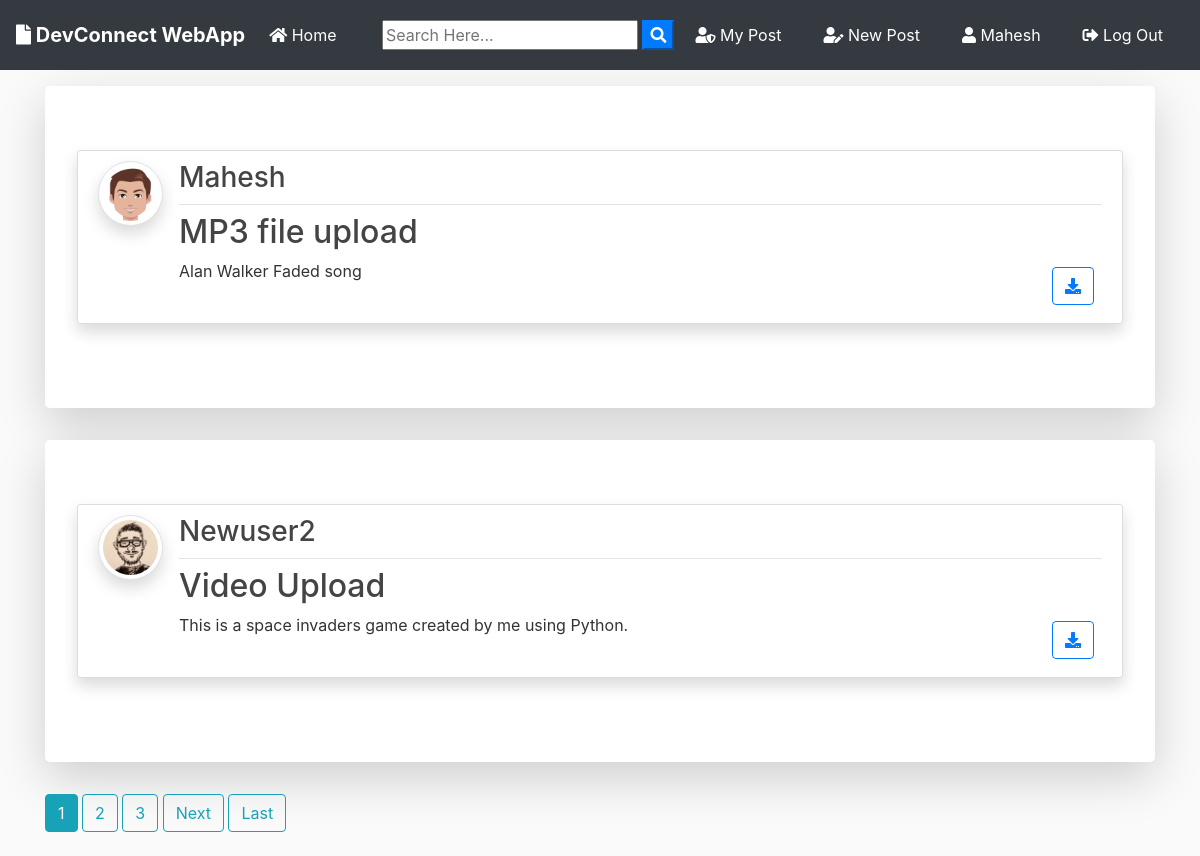
The app's page / (signed in) with its own data.
### blog/models.py (models this page shows, shortened)
class Post(models.Model):
	title = models.CharField(max_length=100)
	file = models.FileField(null=True,blank=True,upload_to='Files')
	content = models.TextField()
	date_posted = models.DateTimeField(default=timezone.now)
	author = models.ForeignKey(User, on_delete=models.CASCADE)

### users/models.py (models this page shows, shortened)
class Profile(models.Model):
    user = models.OneToOneField(User, on_delete=models.CASCADE)
    image = models.ImageField(default='default.jpg', upload_to='profile_pics')

### blog/views.py (the view)
# urls.py: path('', PostListView.as_view(), name='blog-home'),
class PostListView(ListView):
    model = Post
    template_name = 'blog/home.html'  # <app>/<model>_<viewtype>.html
    context_object_name = 'posts'
    ordering = ['-date_posted']
    paginate_by = 2

### blog/templates/blog/home.html (shortened to what this page needs)
{% extends "blog/base.html" %}
{% block content %}
    {% for post in posts %}
      <div class="jumbotron mt-3 bg-white shadow-lg">
      <article class="media content-section shadow">
        <a href="{{ post.author.profile.image.url }} " target="_blank"> <img src="{{ post.author.profile.image.url }}  " alt="" class="article-img rounded-circle img-thumbnail img-fluid shadow">
        </a>
        <div class="media-body">
          <div class="article-metadata d-flex justify-content-between">
            <a class="mr-2 " href="{% url 'user-posts' post.author.username  %}"><h3>{{ post.author }}</h3></a>
          </div>
          <h2><a class="article-title text-justify " href="{% url 'post-detail' post.id %}">{{ post.title }}</a></h2>
          <div class="d-flex justify-content-between">
            <p class="article-content text-justify text-truncate overflow-hidden">{{ post.content }}</p>
            {% if post.file %}
          <div class="form-group mt-0 pt-0  m-2">
            <a class="btn btn-outline-primary  btn-d "  href="{{ post.file.url }}"  download type="submit"><i class="fas fa-download"></i></a>
          </div>
          {% endif %}
          </div>
        </div>
      </article>
      </div>
    {% endfor %}
    {% if is_paginated %}
      {% for num in page_obj.paginator.page_range %}
        {% if page_obj.number == num %}
          <a class="btn btn-info mb-4" href="?page={{ num }}">{{ num }}</a>
        {% elif num > page_obj.number|add:'-3' and num < page_obj.number|add:'3' %}
          <a class="btn btn-outline-info mb-4" href="?page={{ num }}">{{ num }}</a>
        {% endif %}
      {% endfor %}
      {% if page_obj.has_next %}
        <a class="btn btn-outline-info mb-4" href="?page={{ page_obj.next_page_number }}">Next</a>
        <a class="btn btn-outline-info mb-4" href="?page={{ page_obj.paginator.num_pages }}">Last</a>
      {% endif %}
    {% endif %}
{% endblock content %}

### blog/templates/blog/base.html (shortened to what this page needs)
{% load static %}
<!doctype html>
<html lang="en">
  <head>
    <link rel="stylesheet" href="https://stackpath.bootstrapcdn.com/bootstrap/4.3.1/css/bootstrap.min.css">
    <link rel="stylesheet" href="https://use.fontawesome.com/releases/v5.8.1/css/all.css" >
    <link rel="stylesheet" href="{% static 'blog/main.css' %}">
</head>
  <body>
        <nav class="navbar navbar-expand-lg navbar-dark bg-dark">
                <a class="navbar-brand font-weight-bold" href="{% url 'blog-home' %}"><i class="fas fa-file"></i> DevConnect WebApp</a>
                <div class="collapse navbar-collapse" id="navbarSupportedContent">
                  <ul class="navbar-nav mr-auto">
                    <li class="nav-item active">
                      <a class="nav-link" href="{% url 'blog-home' %}"><i class="fas fa-home"></i> Home <span class="sr-only">(current)</span></a>
                    </li>
                  </ul>
                  <form id="searchform" action="{% url 'search' %}" method="get">
                    <input type="text" name="q" type="text" value="{{ request.GET.q }}" placeholder="Search Here..." />
                    <button type="button" onclick="searchform.submit()" class=" text-white my-color btn-primary"><i class="fa fa-search"></i></button>
                </form>
                    {% if user.is_authenticated %}
                    <a href="{% url 'user-posts' user %}" class="btn text-white m-2"><i class="fas fa-user-shield"></i> My Post</a>
                    <a href="{% url 'post-create' %} " class="btn text-white m-2"><i class="fas fa-user-edit"></i> New Post</a>
                    <a href="{% url 'profile' %} " class="btn text-white m-2"><i class="fas fa-user"></i> {{ user.username }}</a>
                    <a href="{% url 'logout' %} " class="btn text-white m-2"><i class="fas fa-sign-out-alt"></i> Log Out</a>
                    {% else %}
                    <a href="{% url 'login' %} " class="btn text-white m-2"><i class="fas fa-user-tie"></i> Log In</a>
                    <a href="{% url 'register' %} " class="btn text-white m-2"> <i class="fas fa-sign-in-alt"></i> Sign Up</a>
                    {% endif %}
                </div>
              </nav>
      <div class="container my-bg">
    {% block content %}
    {% endblock  %}
</div>
  </body>
</html>

### blog/static/blog/main.css (style rules this page uses)
body { background: #fafafa; color: #333333; margin-top: 0; }
h1, h2, h3, h4, h5, h6 { color: #444444; }
ul { margin: 0; }
.content-section { background: #ffffff; padding: 10px 20px; border: 1px solid #dddddd; border-radius: 3px; margin-bottom: 20px; }
.article-title { color: #444444; }
.article-content { white-space: pre-line; }
.article-img { height: 65px; width: 65px; margin-right: 16px; }
.article-metadata { padding-bottom: 1px; margin-bottom: 4px; border-bottom: 1px solid #e3e3e3 }

### records on screen
Post: author.profile.image (picture), author "Mahesh", title "MP3 file upload", content "Alan Walker Faded song"
Post: author.profile.image (picture), author "Newuser2", title "Video Upload", content "This is a space invaders game created by me using Python."

### other values on screen
{{ user.username }} "Mahesh"
{{ num }} "1"
{{ num }} "2" "3"
